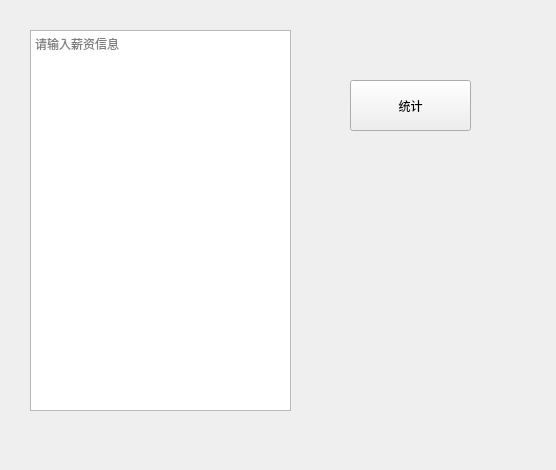
<?xml version="1.0" encoding="UTF-8"?>
<ui version="4.0">
 <class>Form</class>
 <widget class="QWidget" name="Form">
  <property name="geometry">
   <rect>
    <x>0</x>
    <y>0</y>
    <width>556</width>
    <height>470</height>
   </rect>
  </property>
  <property name="windowTitle">
   <string>统计薪资</string>
  </property>
  <widget class="QPlainTextEdit" name="TextEdit">
   <property name="geometry">
    <rect>
     <x>30</x>
     <y>30</y>
     <width>261</width>
     <height>381</height>
    </rect>
   </property>
   <property name="placeholderText">
    <string>请输入薪资信息</string>
   </property>
  </widget>
  <widget class="QPushButton" name="Button">
   <property name="geometry">
    <rect>
     <x>350</x>
     <y>80</y>
     <width>121</width>
     <height>51</height>
    </rect>
   </property>
   <property name="text">
    <string>统计</string>
   </property>
  </widget>
 </widget>
 <resources/>
 <connections/>
</ui>
